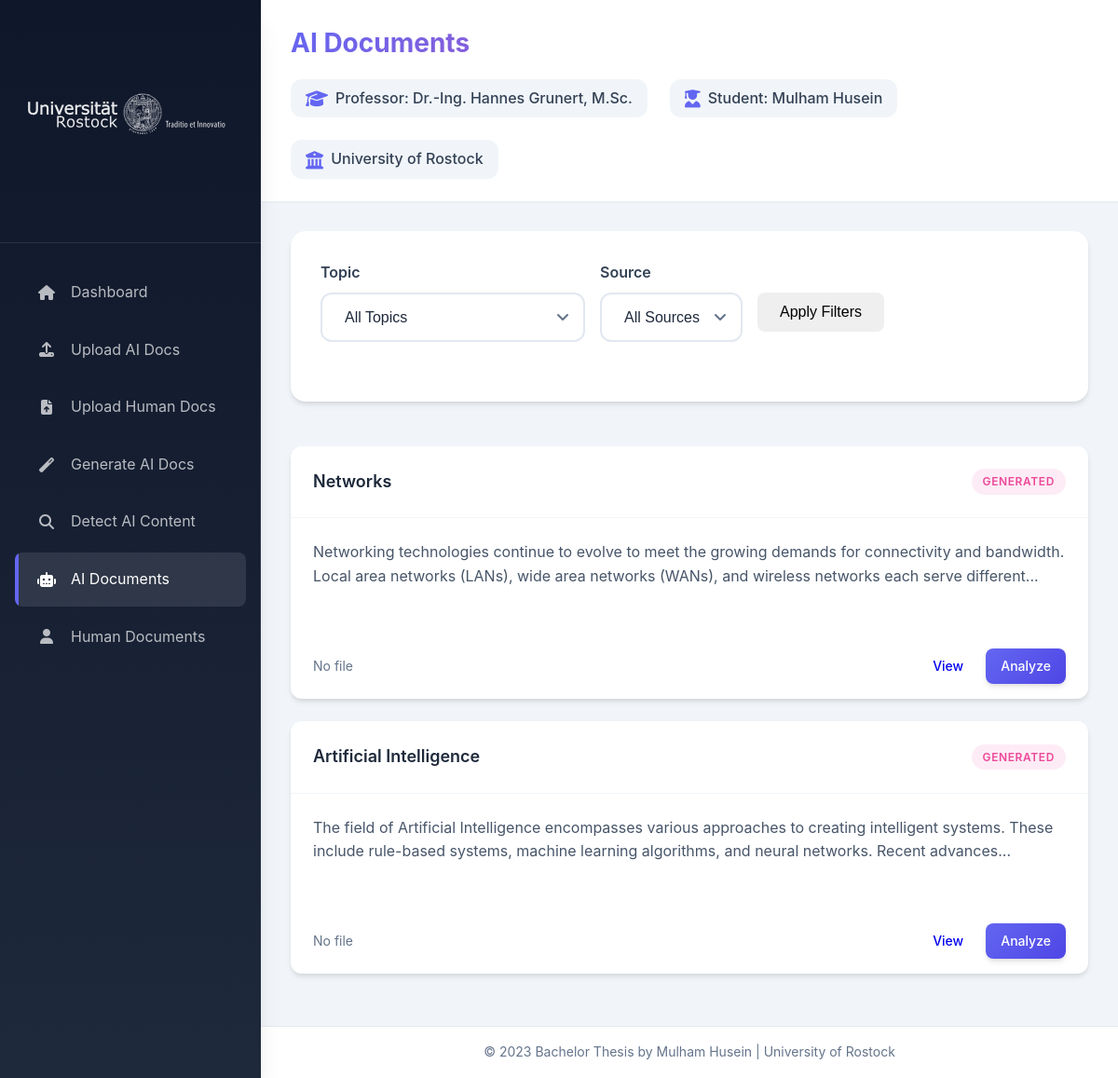
The app's page /view_ai_docs with its own data.
### app/models.py (models this page shows)
class Text(db.Model):
    id = db.Column(db.Integer, primary_key=True)
    content = db.Column(db.Text, nullable=False)
    source = db.Column(db.String(20), nullable=False)  # 'human' or 'ai'
    topic = db.Column(db.String(100), nullable=False)
    file_path = db.Column(db.String(255))  # Path to uploaded file
    is_ai = db.Column(db.Boolean, default=False)  # Flag for AI-generated content
    acm_topic = db.Column(db.String(100))  # ACM topic classification
    created_at = db.Column(db.DateTime, default=datetime.utcnow)  # Add this line
    analysis = db.relationship('AnalysisResult', backref='text', lazy=True, uselist=False)

### app/routes.py (the view)
@app.route('/view_ai_docs')
def view_ai_docs():
    topic_filter = request.args.get('topic', '')
    source_filter = request.args.get('source', '')
    query = Text.query.filter_by(is_ai=True)
    if topic_filter:
        query = query.filter(Text.topic.contains(topic_filter))
    if source_filter:
        query = query.filter_by(source=source_filter)
    documents = query.order_by(Text.id.desc()).all()
    topics = ACMTopic.query.all()
    return render_template('view_ai_docs.html', documents=documents, topics=topics)

### app/templates/view_ai_docs.html (shortened to what this page needs)
{% extends "base.html" %}
{% block page_title %}AI Documents{% endblock %}
{% block content %}
    <div class="card">
        <div class="card-body">
            <form method="GET" class="filter-form">
                <div class="form-row">
                    <div class="form-group">
                        <label for="topic">Topic</label>
                        <select name="topic" id="topic" class="form-control">
                            <option value="">All Topics</option>
                        </select>
                    </div>
                    <div class="form-group">
                        <label for="source">Source</label>
                        <select name="source" id="source" class="form-control">
                            <option value="">All Sources</option>
                        </select>
                    </div>
                    <div class="form-group">
                        <label>&nbsp;</label>
                        <button type="submit" class="btn">Apply Filters</button>
                    </div>
                </div>
            </form>
        </div>
    </div>
    <div class="documents-grid">
        {% for text in documents %}
        <div class="document-card">
            <div class="document-header">
                <h3>{{ text.topic }}</h3>
                <span class="badge badge-{{ text.source }}">{{ text.source }}</span>
            </div>
            <div class="document-body">
                <p class="document-preview">{{ text.content[:200] }}{% if text.content|length > 200 %}...{% endif %}</p>
            </div>
            <div class="document-footer">
                <span class="document-date">{{ text.file_path or 'No file' }}</span>
                <div class="document-actions">
                    <a href="{{ url_for('view_document', doc_id=text.id) }}" class="btn btn-sm">View</a>
                    <a href="{{ url_for('analyze_document', doc_id=text.id) }}" class="btn btn-sm btn-primary">Analyze</a>
                </div>
            </div>
        </div>
        {% endfor %}
    </div>
{% endblock %}

### app/static/css/style.css (style rules this page uses)
:root { --primary-color: #6366f1; --primary-dark: #4f46e5; --primary-light: #818cf8; --secondary-color: #ec4899; --success-color: #10b981; --warning-color: #f59e0b; --info-color: #3b82f6; --danger-color: #ef4444; --light-color: #f8fafc; --dark-color: #1e293b; --gray-100: #f1f5f9; --gray-200: #e2e8f0; --gray-300: #cbd5e1; --gray-400: #94a3b8; --gray-500: #64748b; --gray-600: #475569; --gray-700: #334155; --gray-800: #1e293b; --gray-900: #0f172a; --spacing-xs: 0.25rem; --spacing-sm: 0.5rem; --spacing-md: 1rem; --spacing-lg: 1.5rem; --spacing-xl: 2rem; --spacing-2xl: 3rem; --radius-sm: 0.375rem; --radius-md: 0.5rem; --radius-lg: 0.75rem; --radius-xl: 1rem; --shadow-sm: 0 1px 2px 0 rgba(0, 0, 0, 0.05); --shadow-md: 0 4px 6px -1px rgba(0, 0, 0, 0.1), 0 2px 4px -1px rgba(0, 0, 0, 0.06); --shadow-lg: 0 10px 15px -3px rgba(0, 0, 0, 0.1), 0 4px 6px -2px rgba(0, 0, 0, 0.05); --shadow-xl: 0 20px 25px -5px rgba(0, 0, 0, 0.1), 0 10px 10px -5px rgba(0, 0, 0, 0.04); --transition: all 0.3s ease; }
* { margin: 0; padding: 0; box-sizing: border-box; }
body { font-family: 'Inter', sans-serif; background-color: var(--gray-100); color: var(--gray-800); line-height: 1.6; overflow-x: hidden; }
.card { background: white; border-radius: var(--radius-xl); box-shadow: var(--shadow-md); margin-bottom: var(--spacing-2xl); overflow: hidden; transition: var(--transition); }
.card-body { padding: var(--spacing-xl); }
.badge { display: inline-flex; align-items: center; padding: 0.25rem 0.75rem; font-size: 0.75rem; font-weight: 600; border-radius: 9999px; text-transform: uppercase; letter-spacing: 0.05em; }
.badge-generated { background-color: rgba(236, 72, 153, 0.1); color: var(--secondary-color); }
.btn { display: inline-flex; align-items: center; justify-content: center; gap: var(--spacing-sm); padding: 0.75rem 1.5rem; font-size: 1rem; font-weight: 500; border-radius: var(--radius-md); border: none; cursor: pointer; transition: var(--transition); text-decoration: none; white-space: nowrap; }
.btn-sm { padding: 0.5rem 1rem; font-size: 0.875rem; }
.btn-primary { background: linear-gradient(135deg, var(--primary-color), var(--primary-dark)); color: white; box-shadow: var(--shadow-md); }
.document-card { background: white; border-radius: var(--radius-lg); box-shadow: var(--shadow-md); overflow: hidden; transition: var(--transition); margin-bottom: var(--spacing-lg); }
.document-header { padding: var(--spacing-lg); border-bottom: 1px solid var(--gray-100); display: flex; justify-content: space-between; align-items: center; }
.document-header h3 { font-size: 1.125rem; font-weight: 600; margin: 0; }
.document-body { padding: var(--spacing-lg); }
.document-preview { color: var(--gray-600); margin-bottom: var(--spacing-lg); }
.document-footer { padding: var(--spacing-md) var(--spacing-lg); background-color: var(--gray-50); display: flex; justify-content: space-between; align-items: center; }
.document-date { font-size: 0.875rem; color: var(--gray-500); }
.document-actions { display: flex; gap: var(--spacing-sm); }
.form-group { margin-bottom: var(--spacing-lg); }
.form-group label { display: block; margin-bottom: var(--spacing-sm); font-weight: 500; color: var(--gray-700); }
.form-control { width: 100%; padding: 0.75rem 1rem; border: 1px solid var(--gray-300); border-radius: var(--radius-md); font-size: 1rem; transition: var(--transition); }
.filter-form { display: flex; flex-wrap: wrap; gap: var(--spacing-md); }
.form-row { display: flex; flex-wrap: wrap; gap: var(--spacing-md); width: 100%; }
.form-group { margin-bottom: var(--spacing-xl); }
.form-group label { display: block; font-weight: 600; margin-bottom: var(--spacing-sm); color: var(--gray-700); font-size: 1rem; }
.form-group select, .form-group input[type="file"], .form-group textarea { width: 100%; padding: var(--spacing-md) var(--spacing-lg); border: 2px solid var(--gray-200); border-radius: var(--radius-lg); background-color: var(--gray-50); color: var(--gray-800); font-size: 1rem; transition: var(--transition); appearance: none; background-repeat: no-repeat; background-position: right 1rem center; padding-right: 2.5rem; }

### records on screen
Text: topic "Networks", source "GENERATED", content "Networking technologies continue to evolve to meet the growing demands for connectivity and bandwidth. Local area networks (LANs), wide area networks (WANs), and wireless networks each serve different", file_path "No file"
Text: topic "Artificial Intelligence", source "GENERATED", content "The field of Artificial Intelligence encompasses various approaches to creating intelligent systems. These include rule-based systems, machine learning algorithms, and neural networks. Recent advances", file_path "No file"
